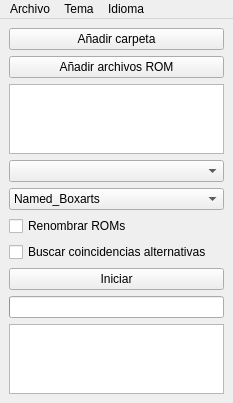
<?xml version="1.0" encoding="UTF-8"?>
<ui version="4.0">
 <class>MainWindow</class>
 <widget class="QMainWindow" name="MainWindow">
  <property name="geometry">
   <rect>
    <x>0</x>
    <y>0</y>
    <width>233</width>
    <height>341</height>
   </rect>
  </property>
  <property name="windowTitle">
   <string>Retro Thumbnails PRO</string>
  </property>
  <widget class="QWidget" name="centralwidget">
   <layout class="QVBoxLayout">
    <item>
     <widget class="QPushButton" name="btnAddFolder">
      <property name="text">
       <string>Añadir carpeta</string>
      </property>
     </widget>
    </item>
    <item>
     <widget class="QPushButton" name="btnAddFiles">
      <property name="text">
       <string>Añadir archivos ROM</string>
      </property>
     </widget>
    </item>
    <item>
     <widget class="QListWidget" name="listFolders"/>
    </item>
    <item>
     <widget class="QComboBox" name="comboSystem"/>
    </item>
    <item>
     <widget class="QComboBox" name="comboArt">
      <item>
       <property name="text">
        <string>Named_Boxarts</string>
       </property>
      </item>
      <item>
       <property name="text">
        <string>Named_Snaps</string>
       </property>
      </item>
      <item>
       <property name="text">
        <string>Named_Titles</string>
       </property>
      </item>
      <item>
       <property name="text">
        <string>Named_Logos</string>
       </property>
      </item>
     </widget>
    </item>
    <item>
     <widget class="QCheckBox" name="chkRename">
      <property name="text">
       <string>Renombrar ROMs</string>
      </property>
     </widget>
    </item>
    <item>
     <widget class="QCheckBox" name="chkMatchSelection">
      <property name="text">
       <string>Buscar coincidencias alternativas</string>
      </property>
     </widget>
    </item>
    <item>
     <widget class="QPushButton" name="btnStart">
      <property name="text">
       <string>Iniciar</string>
      </property>
     </widget>
    </item>
    <item>
     <widget class="QProgressBar" name="progressBar"/>
    </item>
    <item>
     <widget class="QTextEdit" name="txtLog"/>
    </item>
   </layout>
  </widget>
  <widget class="QMenuBar" name="menubar">
   <property name="geometry">
    <rect>
     <x>0</x>
     <y>0</y>
     <width>233</width>
     <height>22</height>
    </rect>
   </property>
   <widget class="QMenu" name="menuArchivo">
    <property name="title">
     <string>Archivo</string>
    </property>
    <addaction name="actionSalir"/>
   </widget>
   <widget class="QMenu" name="menuTema">
    <property name="title">
     <string>Tema</string>
    </property>
    <addaction name="actionModoOscuro"/>
   </widget>
   <widget class="QMenu" name="menuIdioma">
    <property name="title">
     <string>Idioma</string>
    </property>
    <addaction name="actionEspanol"/>
    <addaction name="actionEnglish"/>
    <addaction name="actionFrancais"/>
   </widget>
   <addaction name="menuArchivo"/>
   <addaction name="menuTema"/>
   <addaction name="menuIdioma"/>
  </widget>
  <action name="actionSalir">
   <property name="text">
    <string>Salir</string>
   </property>
  </action>
  <action name="actionModoOscuro">
   <property name="checkable">
    <bool>true</bool>
   </property>
   <property name="text">
    <string>Modo oscuro</string>
   </property>
  </action>
  <action name="actionEspanol">
   <property name="checkable">
    <bool>true</bool>
   </property>
   <property name="checked">
    <bool>true</bool>
   </property>
   <property name="text">
    <string>Español</string>
   </property>
  </action>
  <action name="actionEnglish">
   <property name="checkable">
    <bool>true</bool>
   </property>
   <property name="text">
    <string>English</string>
   </property>
  </action>
  <action name="actionFrancais">
   <property name="checkable">
    <bool>true</bool>
   </property>
   <property name="text">
    <string>Français</string>
   </property>
  </action>
 </widget>
 <resources/>
 <connections/>
</ui>
